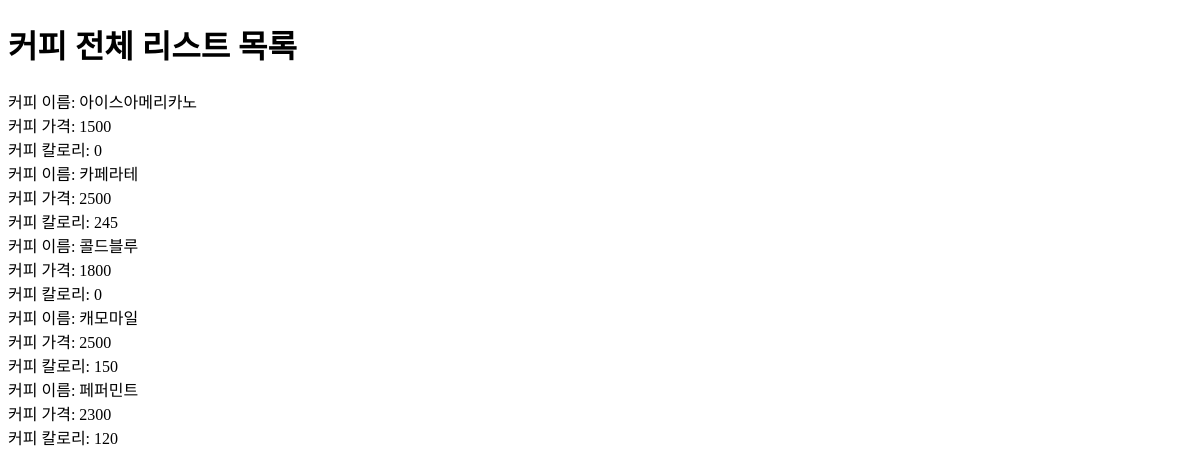
The app's page /cafe/, older data.
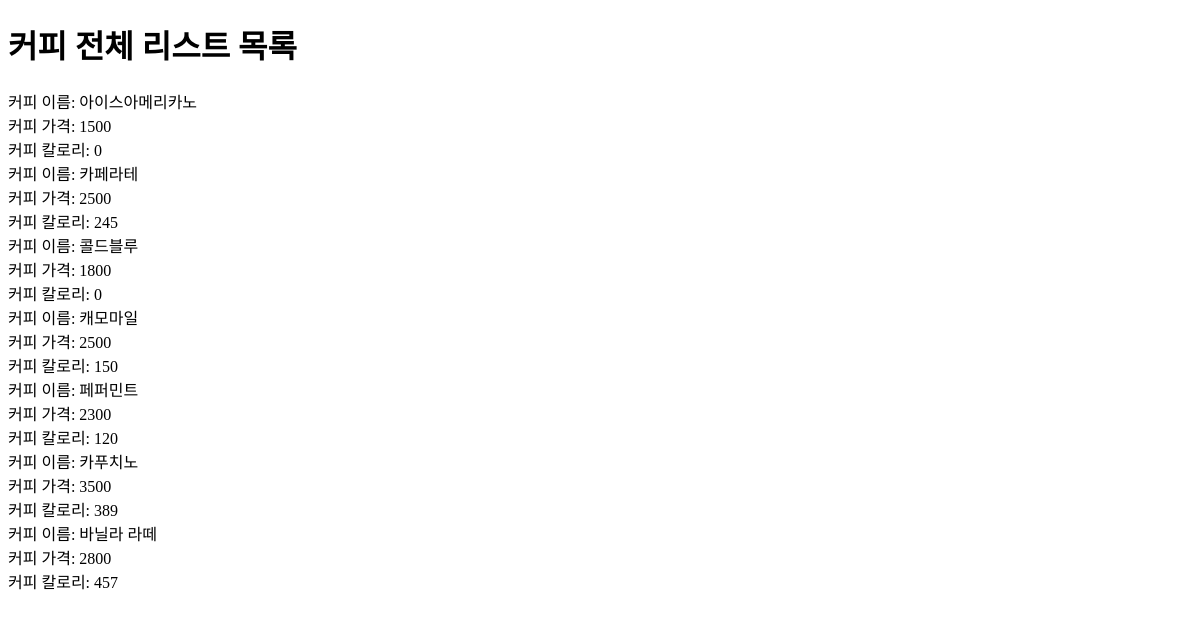
The same page, newer data.
### coffee/models.py (models this page shows)
class Coffee(models.Model):
    name = models.CharField(max_length=100)
    price = models.IntegerField(default=0)
    calories = models.IntegerField(default=0)
    def __str__(self):
        return self.name

### helloworld/views.py (the view)
# urls.py: path("cafe/", cafe_list),
def cafe_list(request):
    coffees = Coffee.objects.all()
    print("커피 전체 리스트 목록: ", coffees)
    context = {
        "coffees": coffees
    }
    return render(request, "cafe_list.html", context)

### templates/cafe_list.html (shortened to what this page needs)
<!DOCTYPE html>
<html lang="en">
<head>
</head>
<body>
<h1>커피 전체 리스트 목록</h1>
{% for coffee in coffees %}
    <div>커피 이름: {{ coffee.name }}</div>
    <div>커피 가격: {{ coffee.price }}</div>
    <div>커피 칼로리: {{ coffee.calories }}</div>
{% endfor %}
</body>
</html>

Row changes from the older to the newer data that the page shows:
added Coffee: name "카푸치노", price "3500", calories "389"
added Coffee: name "바닐라 라떼", price "2800", calories "457"
